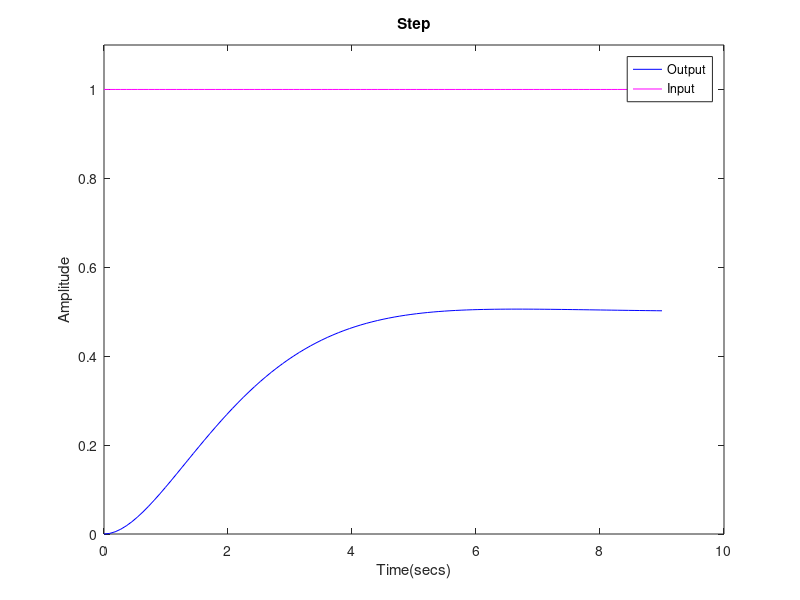

Write the MATLAB code that produced this figure.
s = tf('s');
G = (1)/((s+1)*(3*s+1));
sys_cl = feedback(G,1);
[y,t] = step(sys_cl);
u = ones(size(t));
plot(t,y,'b',t,u,'m')
axis([0,10,0,1.1])
xlabel('Time(secs)')
ylabel('Amplitude')
title('Step')
legend('Output','Input')